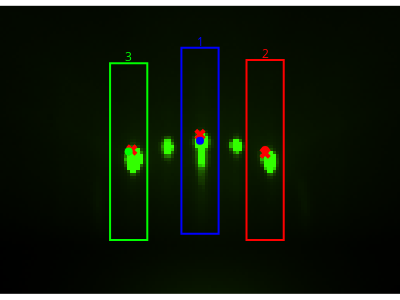

The notebook cell saved with this chart:
### Code cell
frame.plot( show_peaks=True,
   show_regions_of_interest=True,
    figsize=(4, 3))

### Figure 1 — Plotly figure (JSON) as saved in the notebook; plotly's stock layout.template omitted (floating-point values rounded to 4 significant figures; data arrays with more than 128 entries replaced by an {"elided": "..."} marker saying what was removed)
{"data": [{"colorscale": [[0, "#000000"], [0.6, "#0C2000"], [0.75, "#184000"], [0.9, "#247F00"], [1, "#32FF00"]], "hoverlabel": {"namelength": 0}, "hovertemplate": "x: %{x}<br>y: %{y}<br>z: %{z:.2f}", "showscale": false, "type": "heatmap", "z": {"elided": "93x129 int values"}}, {"customdata": [255, 255, 255], "hoverlabel": {"namelength": 0}, "hovertemplate": "x: %{x}<br>y: %{y}<br>z: %{customdata:.2f}", "marker": {"color": "red", "size": 10, "symbol": "x"}, "mode": "markers", "showlegend": false, "type": "scatter", "x": [42, 64, 85], "y": [46, 41, 47]}, {"hovertemplate": "ROI 1 Center<br>x: %{x}<br>y: %{y}", "marker": {"color": "blue", "size": 8, "symbol": "circle"}, "mode": "markers", "showlegend": false, "type": "scatter", "x": [64], "y": [43]}, {"hovertemplate": "ROI 2 Center<br>x: %{x}<br>y: %{y}", "marker": {"color": "red", "size": 8, "symbol": "circle"}, "mode": "markers", "showlegend": false, "type": "scatter", "x": [85], "y": [46]}, {"hovertemplate": "ROI 3 Center<br>x: %{x}<br>y: %{y}", "marker": {"color": "lime", "size": 8, "symbol": "circle"}, "mode": "markers", "showlegend": false, "type": "scatter", "x": [41], "y": [46.5]}], "layout": {"annotations": [{"font": {"color": "blue", "size": 12}, "showarrow": false, "text": "1", "x": 64, "y": 11}, {"font": {"color": "red", "size": 12}, "showarrow": false, "text": "2", "x": 85, "y": 15}, {"font": {"color": "lime", "size": 12}, "showarrow": false, "text": "3", "x": 41, "y": 16}], "height": 300, "margin": {"b": 0, "l": 0, "r": 0, "t": 0}, "plot_bgcolor": "rgba(0,0,0,0)", "shapes": [{"line": {"color": "blue", "width": 2}, "type": "rect", "x0": 58, "x1": 70, "y0": 13, "y1": 73}, {"line": {"color": "red", "width": 2}, "type": "rect", "x0": 79, "x1": 91, "y0": 17, "y1": 75}, {"line": {"color": "lime", "width": 2}, "type": "rect", "x0": 35, "x1": 47, "y0": 18, "y1": 75}], "width": 400, "xaxis": {"visible": false}, "yaxis": {"autorange": "reversed", "scaleanchor": "x", "visible": false}}}
